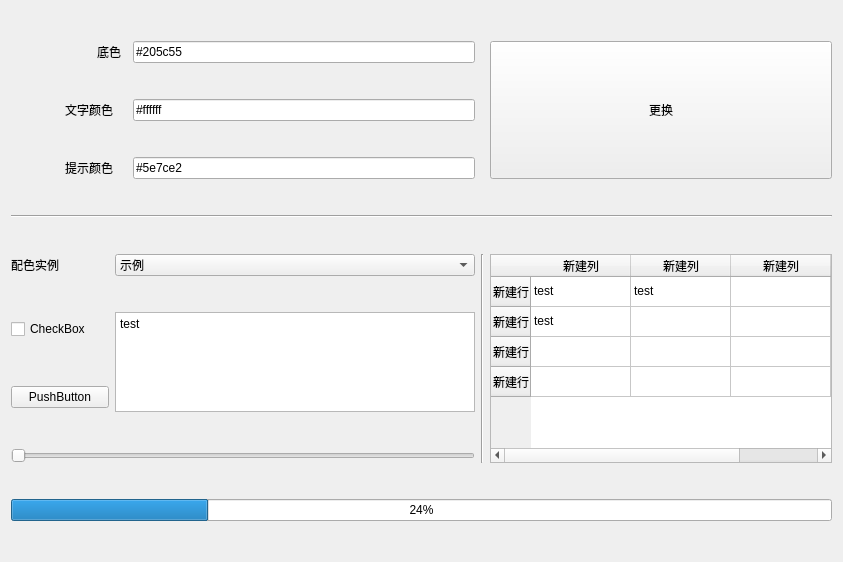
<?xml version="1.0" encoding="UTF-8"?>
<ui version="4.0">
 <class>color</class>
 <widget class="QWidget" name="color">
  <property name="geometry">
   <rect>
    <x>0</x>
    <y>0</y>
    <width>843</width>
    <height>562</height>
   </rect>
  </property>
  <property name="windowTitle">
   <string>Form</string>
  </property>
  <layout class="QGridLayout" name="gridLayout">
   <item row="0" column="2" colspan="2">
    <widget class="QLabel" name="label_2">
     <property name="text">
      <string>底色</string>
     </property>
    </widget>
   </item>
   <item row="0" column="4">
    <widget class="QLineEdit" name="le_basic">
     <property name="text">
      <string>#205c55</string>
     </property>
    </widget>
   </item>
   <item row="0" column="6" rowspan="3">
    <widget class="QPushButton" name="pb_go">
     <property name="sizePolicy">
      <sizepolicy hsizetype="Expanding" vsizetype="Expanding">
       <horstretch>0</horstretch>
       <verstretch>0</verstretch>
      </sizepolicy>
     </property>
     <property name="text">
      <string>更换</string>
     </property>
    </widget>
   </item>
   <item row="1" column="1" colspan="3">
    <widget class="QLabel" name="label_3">
     <property name="text">
      <string>文字颜色</string>
     </property>
    </widget>
   </item>
   <item row="1" column="4">
    <widget class="QLineEdit" name="le_text">
     <property name="text">
      <string>#ffffff</string>
     </property>
    </widget>
   </item>
   <item row="2" column="1" colspan="3">
    <widget class="QLabel" name="label_4">
     <property name="text">
      <string>提示颜色</string>
     </property>
    </widget>
   </item>
   <item row="2" column="4">
    <widget class="QLineEdit" name="le_tip">
     <property name="text">
      <string>#5e7ce2</string>
     </property>
    </widget>
   </item>
   <item row="3" column="0" colspan="7">
    <widget class="Line" name="line_2">
     <property name="orientation">
      <enum>Qt::Horizontal</enum>
     </property>
    </widget>
   </item>
   <item row="4" column="0">
    <widget class="QLabel" name="label">
     <property name="text">
      <string>配色实例</string>
     </property>
    </widget>
   </item>
   <item row="4" column="5" rowspan="4">
    <widget class="Line" name="line">
     <property name="orientation">
      <enum>Qt::Vertical</enum>
     </property>
    </widget>
   </item>
   <item row="5" column="0" colspan="2">
    <widget class="QCheckBox" name="checkBox">
     <property name="text">
      <string>CheckBox</string>
     </property>
    </widget>
   </item>
   <item row="5" column="3" rowspan="2" colspan="2">
    <widget class="QTextEdit" name="textEdit">
     <property name="html">
      <string>&lt;!DOCTYPE HTML PUBLIC &quot;-//W3C//DTD HTML 4.0//EN&quot; &quot;http://www.w3.org/TR/REC-html40/strict.dtd&quot;&gt;
&lt;html&gt;&lt;head&gt;&lt;meta name=&quot;qrichtext&quot; content=&quot;1&quot; /&gt;&lt;style type=&quot;text/css&quot;&gt;
p, li { white-space: pre-wrap; }
&lt;/style&gt;&lt;/head&gt;&lt;body style=&quot; font-family:'SimSun'; font-size:9pt; font-weight:400; font-style:normal;&quot;&gt;
&lt;p style=&quot; margin-top:0px; margin-bottom:0px; margin-left:0px; margin-right:0px; -qt-block-indent:0; text-indent:0px;&quot;&gt;test&lt;/p&gt;&lt;/body&gt;&lt;/html&gt;</string>
     </property>
    </widget>
   </item>
   <item row="6" column="0" colspan="3">
    <widget class="QPushButton" name="pushButton">
     <property name="text">
      <string>PushButton</string>
     </property>
    </widget>
   </item>
   <item row="7" column="0" colspan="5">
    <widget class="QSlider" name="horizontalSlider">
     <property name="orientation">
      <enum>Qt::Horizontal</enum>
     </property>
    </widget>
   </item>
   <item row="4" column="3" colspan="2">
    <widget class="QComboBox" name="comboBox">
     <item>
      <property name="text">
       <string>示例</string>
      </property>
     </item>
     <item>
      <property name="text">
       <string>示例</string>
      </property>
     </item>
    </widget>
   </item>
   <item row="8" column="0" colspan="7">
    <widget class="QProgressBar" name="progressBar">
     <property name="value">
      <number>24</number>
     </property>
    </widget>
   </item>
   <item row="4" column="6" rowspan="4">
    <widget class="QTableWidget" name="tableWidget">
     <row>
      <property name="text">
       <string>新建行</string>
      </property>
     </row>
     <row>
      <property name="text">
       <string>新建行</string>
      </property>
     </row>
     <row>
      <property name="text">
       <string>新建行</string>
      </property>
     </row>
     <row>
      <property name="text">
       <string>新建行</string>
      </property>
     </row>
     <column>
      <property name="text">
       <string>新建列</string>
      </property>
     </column>
     <column>
      <property name="text">
       <string>新建列</string>
      </property>
     </column>
     <column>
      <property name="text">
       <string>新建列</string>
      </property>
     </column>
     <column>
      <property name="text">
       <string>新建列</string>
      </property>
     </column>
     <item row="0" column="0">
      <property name="text">
       <string>test</string>
      </property>
     </item>
     <item row="0" column="1">
      <property name="text">
       <string>test</string>
      </property>
     </item>
     <item row="1" column="0">
      <property name="text">
       <string>test</string>
      </property>
     </item>
    </widget>
   </item>
  </layout>
 </widget>
 <resources/>
 <connections/>
</ui>
